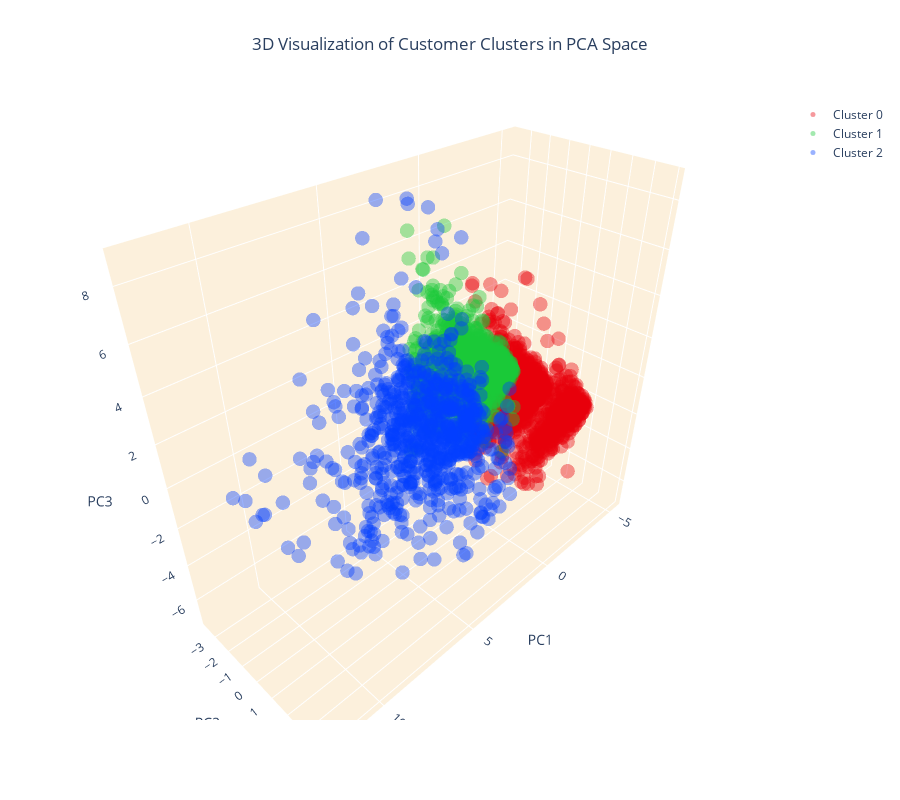

Source (notebook cell):
### Markdown cell above
### 10. Clustering Model Evaluation

### Code cell
# Setting up the color scheme for the clusters
colors = ['#e8000b', '#1ac938', '#023eff']

# Create seperate dataframe for each cluster
cluster_0 = customer_data_pca[customer_data_pca['cluster']==0]
cluster_1 = customer_data_pca[customer_data_pca['cluster']==1]
cluster_2 = customer_data_pca[customer_data_pca['cluster']==2]

# Create a 3D scatter plot
fig = go.Figure()

# Add data points for each cluster seperately and specify the color
fig.add_trace(go.Scatter3d(x=cluster_0['PC1'], y=cluster_0['PC2'], z=cluster_0['PC3'], 
                           mode='markers', marker=dict(color=colors[0], size=5, opacity=0.4), name='Cluster 0'))
fig.add_trace(go.Scatter3d(x=cluster_1['PC1'], y=cluster_1['PC2'], z=cluster_1['PC3'], 
                           mode='markers', marker=dict(color=colors[1], size=5, opacity=0.4), name='Cluster 1'))
fig.add_trace(go.Scatter3d(x=cluster_2['PC1'], y=cluster_2['PC2'], z=cluster_2['PC3'], 
                           mode='markers', marker=dict(color=colors[2], size=5, opacity=0.4), name='Cluster 2'))

# Set the title and layout details
fig.update_layout(
    title=dict(text='3D Visualization of Customer Clusters in PCA Space', x=0.5),
    scene=dict(
        xaxis=dict(backgroundcolor="#fcf0dc", gridcolor='white', title='PC1'),
        yaxis=dict(backgroundcolor="#fcf0dc", gridcolor='white', title='PC2'),
        zaxis=dict(backgroundcolor="#fcf0dc", gridcolor='white', title='PC3'),
    ),
    width=900,
    height=800
)

# Show the plot
fig.show()

### Figure 1 — Plotly figure (JSON) as saved in the notebook; plotly's stock layout.template omitted (floating-point values rounded to 4 significant figures; data arrays with more than 128 entries replaced by an {"elided": "..."} marker saying what was removed)
{"data": [{"marker": {"color": "#e8000b", "opacity": 0.4, "size": 5}, "mode": "markers", "name": "Cluster 0", "type": "scatter3d", "x": {"elided": "1656 float values"}, "y": {"elided": "1656 float values"}, "z": {"elided": "1656 float values"}}, {"marker": {"color": "#1ac938", "opacity": 0.4, "size": 5}, "mode": "markers", "name": "Cluster 1", "type": "scatter3d", "x": {"elided": "1677 float values"}, "y": {"elided": "1677 float values"}, "z": {"elided": "1677 float values"}}, {"marker": {"color": "#023eff", "opacity": 0.4, "size": 5}, "mode": "markers", "name": "Cluster 2", "type": "scatter3d", "x": {"elided": "734 float values"}, "y": {"elided": "734 float values"}, "z": {"elided": "734 float values"}}], "layout": {"height": 800, "scene": {"xaxis": {"backgroundcolor": "#fcf0dc", "gridcolor": "white", "title": {"text": "PC1"}}, "yaxis": {"backgroundcolor": "#fcf0dc", "gridcolor": "white", "title": {"text": "PC2"}}, "zaxis": {"backgroundcolor": "#fcf0dc", "gridcolor": "white", "title": {"text": "PC3"}}}, "title": {"text": "3D Visualization of Customer Clusters in PCA Space", "x": 0.5}, "width": 900}}
